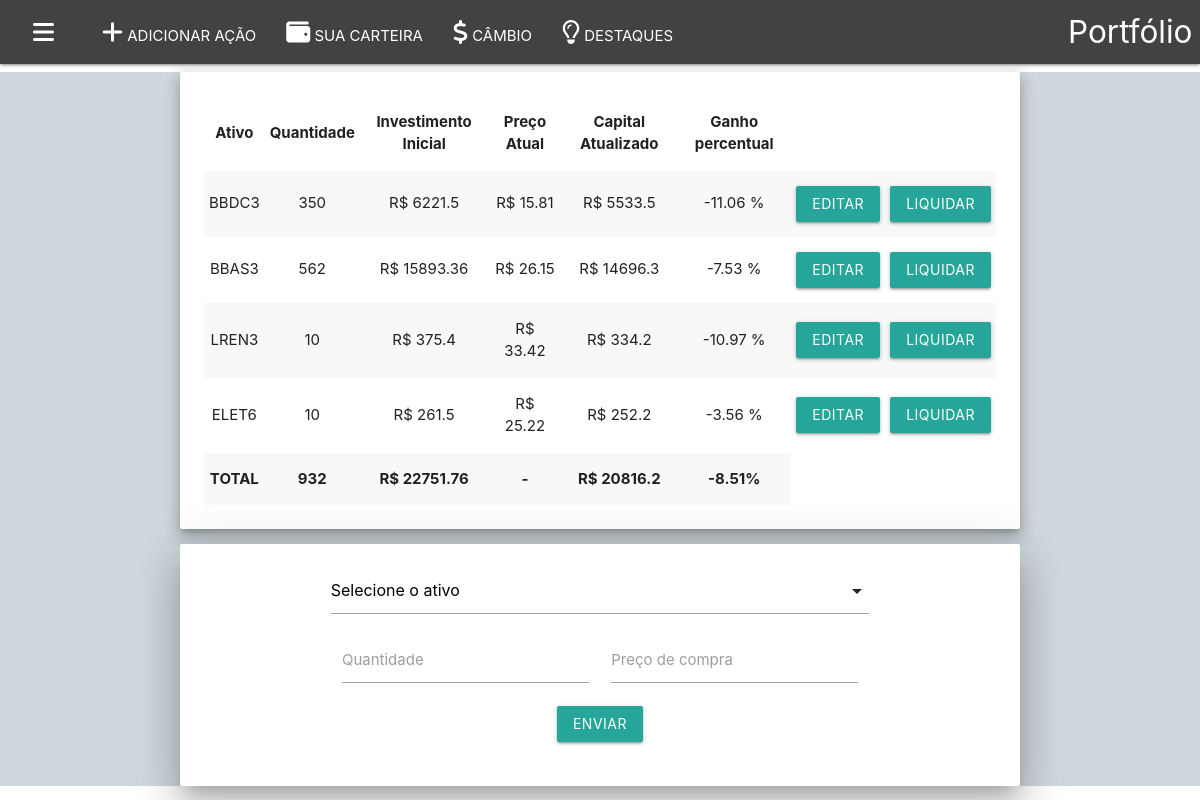
The app's page /wallet/ with its own data.
### accounts/models.py (models this page shows, shortened)
class Wallet(models.Model):
    stock = models.OneToOneField(Stock, unique=True, on_delete=models.CASCADE)
    investment = models.FloatField()
    money_amount = models.FloatField()
    stock_amount = models.IntegerField()
    buy_price = models.FloatField()

class Stock(models.Model):
    symbol = models.CharField(max_length = 100, unique=True)
    price = models.FloatField()
    updated = models.DateTimeField(auto_now_add=True)
    change_percent = models.FloatField(default=0.0)
    favorite = models.BooleanField(default=False);

### accounts/views.py (the view)
# urls.py: path('wallet/', views.WalletView.as_view(), name='walletpage'),
class WalletView(View):
    model = Wallet
    template_name = 'accounts/wallet.html'
    def get(self, request, *args, **kwargs):
        stocks = Stock.objects.all()
        wallet = Wallet.objects.all()
        updateWallet()
        context = {
            'stocks': stocks,
            'wallet': wallet,
        }
        return render(request, 'accounts/wallet.html', context)

### accounts/templatetags/tempfiltertags.py (called while the page is built)
@register.filter
def changePercent(value, arg):
    try:
        ans = round(((float(value)/float(arg))-1)*100,2)
        return round(ans,2)
    except (ZeroDivisionError, ValueError):
        return None

### accounts/utilities.py (called while the page is built)
def updateWallet():
    wallet = Wallet.objects.all()
    for item in wallet:
        obj = Wallet.objects.filter(pk=item.pk)
        money_amount = round(obj[0].stock.price * obj[0].stock_amount, 2)
        obj.update(money_amount=money_amount)
    return True

### accounts/templates/accounts/wallet.html (shortened to what this page needs)
{% extends './home.html' %}
{% load static %}
{% load tempfiltertags %}
{% block content %}
<div class="container">
	<div class="card-panel z-depth-3">
		<div class="card-content">
			<table id="walletTable" class="striped centered">
				<thead>
					<tr>
						<th>Ativo</th>
						<th>Quantidade</th>
						<th>Investimento Inicial</th>
						<th>Preço Atual</th>
						<th>Capital Atualizado</th>
						<th>Ganho percentual</th>
					</tr>
				</thead>
				<tbody>
					{% if wallet %}
					{% for item in wallet %}
					<tr id="wallet-{{item.pk}}">
						<td class="stock-symbol">{{item.stock.symbol}}</td>
						<td class="stock-amount">{{item.stock_amount}}</td>
						<td class="stock-investment">R$ {{item.investment}}</td>
						<td class="stock-price">R$ {{item.stock.price}}</td>
						<td class="stock-money-amount">R$ {{item.money_amount}}</td>
						<td class="stock-change-percent">{{item.money_amount|changePercent:item.investment }} %</td>
						<td><button onClick="editWallet('{{item.stock.symbol}}')" class="waves-effect waves-light btn modal-trigger" href="#modal1">EDITAR</button></td>
						<td><button onClick="deleteWallet({{item.pk}})" class="waves-effect waves-light btn">LIQUIDAR</button></td>
					</tr>
					{% endfor %}
					{% endif %}
				</tbody>
			</table>
		</div>
	</div>
</div>
<div class="container">
	<div class="card-panel z-depth-5">
		<div class="card-content">
			<div class="row">
				<form id="createWallet" action="" method="" autocomplete="off">
					<div class="col s12">
						<div class="container">
							<div class="input-field col s6">
								<input name="stock_amount" id="stock_amount" type="number" class="validate">
								<label for="stock_amount">Quantidade</label>
							</div>
							<div class="input-field col s6">
								<input name="buy_price" id="buy_price" type="number" step="0.01" class="validate">
								<label for="buy_price">Preço de compra</label>
							</div>
							<div class="center">
								<button class="center btn" type="submit">Enviar</button>
							</div>
						</form>
					</div>
				</div>
			</div>
		</div>
	</div>
{% endblock content%}

### records on screen
Wallet: stock.symbol "BBDC3", stock_amount "350", investment "6221.5", stock.price "15.81", money_amount "5533.5", money_amount|changePercent "-11.06"
Wallet: stock.symbol "BBAS3", stock_amount "562", investment "15893.36", stock.price "26.15", money_amount "14696.3", money_amount|changePercent "-7.53"
Wallet: stock.symbol "LREN3", stock_amount "10", investment "375.4", stock.price "33.42", money_amount "334.2", money_amount|changePercent "-10.97"
Wallet: stock.symbol "ELET6", stock_amount "10", investment "261.5", stock.price "25.22", money_amount "252.2", money_amount|changePercent "-3.56"
